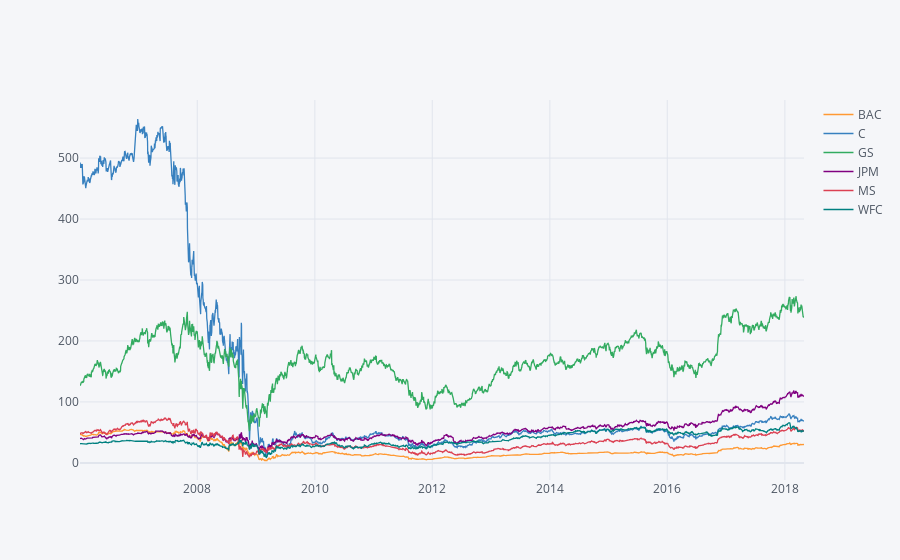

Notebook code cell kept with this figure:
### Code cell
df.xs(key='Close',axis=1,level='Stock Info').iplot()

### Figure 1 — Plotly figure (JSON) as saved in the notebook; plotly's stock layout.template omitted (floating-point values rounded to 4 significant figures; data arrays with more than 128 entries replaced by an {"elided": "..."} marker saying what was removed)
{"data": [{"line": {"color": "rgba(255, 153, 51, 1.0)", "dash": "solid", "shape": "linear", "width": 1.3}, "mode": "lines", "name": "BAC", "text": "", "type": "scatter", "x": {"elided": "3216 str values"}, "y": {"elided": "3216 float values"}}, {"line": {"color": "rgba(55, 128, 191, 1.0)", "dash": "solid", "shape": "linear", "width": 1.3}, "mode": "lines", "name": "C", "text": "", "type": "scatter", "x": {"elided": "3216 str values"}, "y": {"elided": "3216 float values"}}, {"line": {"color": "rgba(50, 171, 96, 1.0)", "dash": "solid", "shape": "linear", "width": 1.3}, "mode": "lines", "name": "GS", "text": "", "type": "scatter", "x": {"elided": "3216 str values"}, "y": {"elided": "3216 float values"}}, {"line": {"color": "rgba(128, 0, 128, 1.0)", "dash": "solid", "shape": "linear", "width": 1.3}, "mode": "lines", "name": "JPM", "text": "", "type": "scatter", "x": {"elided": "3216 str values"}, "y": {"elided": "3216 float values"}}, {"line": {"color": "rgba(219, 64, 82, 1.0)", "dash": "solid", "shape": "linear", "width": 1.3}, "mode": "lines", "name": "MS", "text": "", "type": "scatter", "x": {"elided": "3216 str values"}, "y": {"elided": "3216 float values"}}, {"line": {"color": "rgba(0, 128, 128, 1.0)", "dash": "solid", "shape": "linear", "width": 1.3}, "mode": "lines", "name": "WFC", "text": "", "type": "scatter", "x": {"elided": "3216 str values"}, "y": {"elided": "3216 float values"}}], "layout": {"legend": {"bgcolor": "#F5F6F9", "font": {"color": "#4D5663"}}, "paper_bgcolor": "#F5F6F9", "plot_bgcolor": "#F5F6F9", "title": {"font": {"color": "#4D5663"}}, "xaxis": {"gridcolor": "#E1E5ED", "showgrid": true, "tickfont": {"color": "#4D5663"}, "title": {"font": {"color": "#4D5663"}, "text": ""}, "zerolinecolor": "#E1E5ED"}, "yaxis": {"gridcolor": "#E1E5ED", "showgrid": true, "tickfont": {"color": "#4D5663"}, "title": {"font": {"color": "#4D5663"}, "text": ""}, "zerolinecolor": "#E1E5ED"}}}
